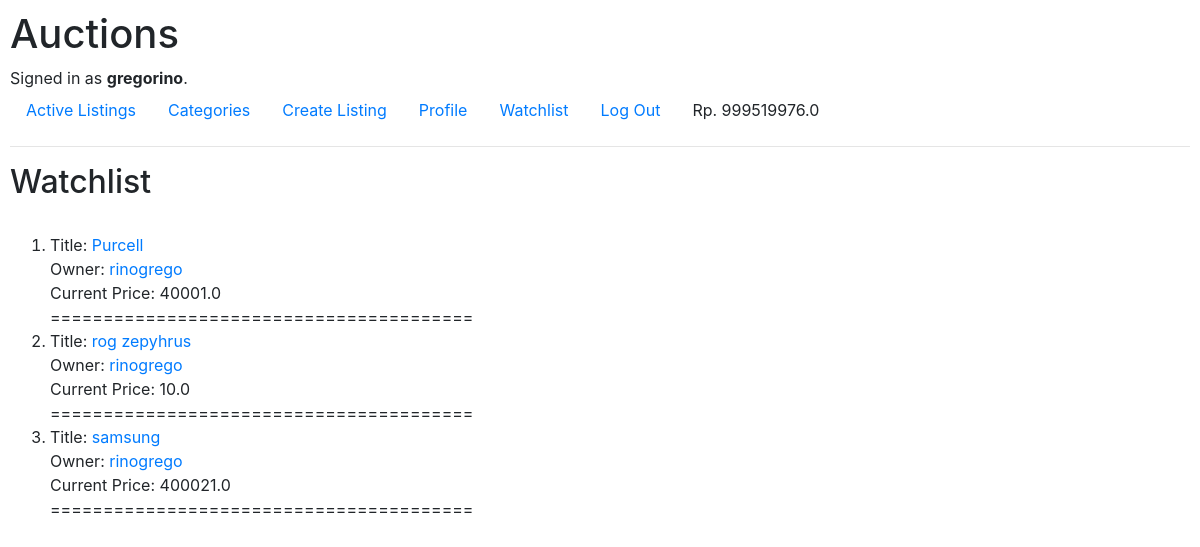
The page /gregorino/watchlist (signed in) on the database its author committed.
### auctions/models.py (models this page shows, shortened)
class User(AbstractUser):
    image = models.ImageField(blank=True, null=True, upload_to='media/profile/')
    balance = models.FloatField(default=0)
    pass

class Listing(models.Model):
    user = models.ForeignKey(User, on_delete=models.CASCADE)
    title = models.CharField(max_length=64)
    image = models.ImageField(max_length=255, blank=True, null=True, upload_to='media/listing/')
    category = models.CharField(max_length=32, null=True, blank=False, default="uncategorized")
    description = models.TextField(max_length=512, null=True, blank=True)
    price = models.FloatField(blank=False, null=True, default=0)
    date_posted = models.DateTimeField(auto_now_add=True, editable=False)
    date_bid = models.DateTimeField(null=True, blank=True, auto_now_add=True)
    date_end = models.DateTimeField(null=True, blank=True)
    date_now = models.DateTimeField(auto_now=True, editable=False)
    watchlist = models.ManyToManyField(User, blank=True, related_name="Watchlist")
    status = models.BooleanField(default=True, null=False, blank=False)
    """ I Don't Know What I am Doing """

### auctions/views.py (the view)
# urls.py: path("<str:nama>/watchlist", views.watchlist, name="watchlist"),
@login_required(login_url='login')
def watchlist(request, nama):
    try:
        watchlist_data = User.objects.get(username=nama).Watchlist.all()
        user_existence = True
    except User.DoesNotExist:
        watchlist_data = None
        user_existence = False
    return render(request, "auctions/watchlist.html", {
        "Watchlist": watchlist_data,
        "nama": nama,
        "user_existence": user_existence,
    })

### auctions/templates/auctions/watchlist.html
{% extends 'auctions/layout.html' %}
{% block body %}
  <h2>Watchlist</h2> <br>
  {% if user_existence %}
    {% if user.is_authenticated and user.username == nama %}
      <ol>
      {% for data in Watchlist %}
        <li>
          Title: <a href="{% url 'listing' data.title %}"> {{ data.title }}</a> <br>
          Owner: <a href="{% url 'profile' data.user %}"> {{ data.user }}</a> <br>
          <a>Current Price: {{ data.price }}</a> <br>
        </li>
      ========================================
      {% empty %}
        There is no things to watch for you currently.
      {% endfor %}
      </ol>
    {% else %}
      <h4>SORRY</h4>
      This page is not for you to see
    {% endif %}
  {% else %}
    <h2>SORRY</h2>
    User of this name ({{ nama }}) Does Not Exist.
  {% endif %}
{% endblock %}

### auctions/templates/auctions/layout.html (shortened to what this page needs)
{% load static %}
<!DOCTYPE html>
<html lang="en">
    <head>
        <link rel="stylesheet" href="https://stackpath.bootstrapcdn.com/bootstrap/4.4.1/css/bootstrap.min.css">
        <link href="{% static 'auctions/styles.css' %}" rel="stylesheet">
    </head>
    <body>
        <h1>Auctions</h1>
        <div>
            {% if user.is_authenticated %}
                Signed in as <strong>{{ user.username }}</strong>.
            {% else %}
                Not signed in.
            {% endif %}
        </div>
        <ul class="nav">
            <li class="nav-item">
                <a class="nav-link" href="{% url 'index' %}">Active Listings</a>
            </li>
            <li class="nav-item">
                <a class="nav-link" href="{% url 'category' %}">Categories</a>
            </li>
            {% if user.is_authenticated %}
                <li class="nav-item">
                    <a class="nav-link" href="{% url 'create_new_listing' %}">Create Listing</a>
                </li>
                <li class="nav-item">
                    <a class="nav-link" href="{% url 'profile' user.username %}">Profile</a>
                </li>
                <li class="nav-item">
                    <a class="nav-link" href="{% url 'watchlist' user.username %}">Watchlist</a>
                </li>
                <li class="nav-item">
                    <a class="nav-link" href="{% url 'logout' %}">Log Out</a>
                </li>
                <li class="nav-item">
                    <a class="nav-link"> Rp. {{ user.balance }} </a>
                </li>
            {% endif %}
        </ul>
        <hr>
        {% block body %}
        {% endblock %}
    </body>
</html>

### auctions/static/auctions/styles.css (style rules this page uses)
body { padding: 10px; }

### rows shown on the page
User: username "gregorino", balance "999519976.0"
Listing: title "Purcell", user "rinogrego", price "40001.0"
Listing: title "rog zepyhrus", user "rinogrego", price "10.0"
Listing: title "samsung", user "rinogrego", price "400021.0"
